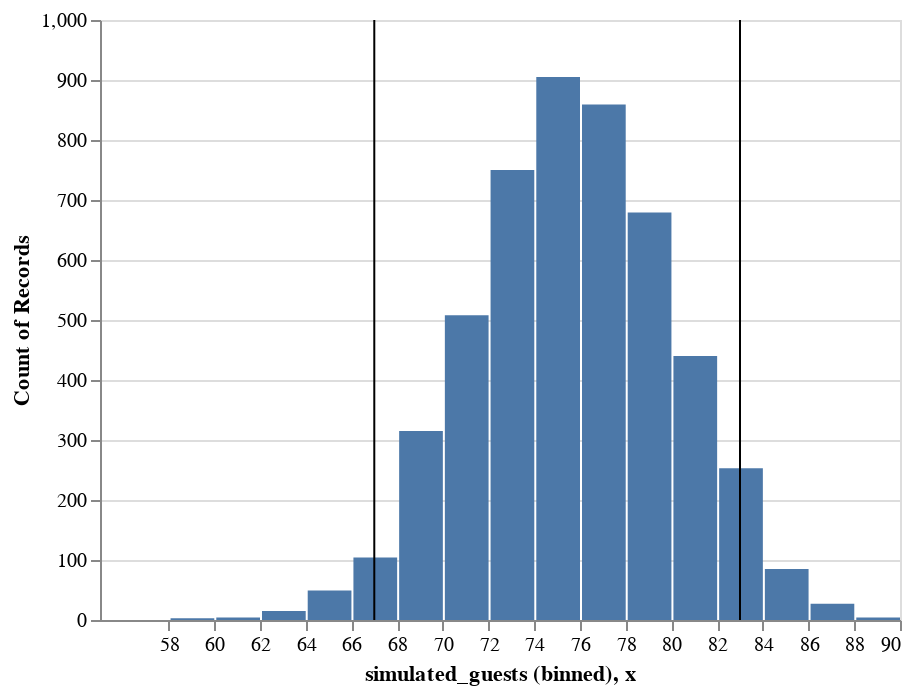

Here is the notebook cell this chart was saved with:
### Code cell
viz_possible_guests(p_sim_df)

### Figure 1 — Vega-Lite specification as saved in the notebook (floating-point values rounded to 4 significant figures; data arrays with more than 128 entries replaced by an {"elided": "..."} marker saying what was removed)
{"config": {"view": {"continuousWidth": 400, "continuousHeight": 300}}, "layer": [{"data": {"name": "data-5dffd1bba1a8c495655fd8c44c6395ea"}, "mark": "bar", "encoding": {"x": {"type": "quantitative", "bin": {"maxbins": 30}, "field": "simulated_guests"}, "y": {"type": "quantitative", "aggregate": "count"}}}, {"data": {"name": "data-c7c2755ebbeb49dfc16b794d876651c8"}, "mark": "rule", "encoding": {"x": {"type": "quantitative", "field": "x"}}}, {"data": {"name": "data-9506501c1f4553bb1bfd5fea8c282edd"}, "mark": "rule", "encoding": {"x": {"type": "quantitative", "field": "x"}}}], "$schema": "https://vega.github.io/schema/vega-lite/v4.8.1.json", "datasets": {"data-5dffd1bba1a8c495655fd8c44c6395ea": {"elided": "5000 records"}, "data-c7c2755ebbeb49dfc16b794d876651c8": [{"x": 67}], "data-9506501c1f4553bb1bfd5fea8c282edd": [{"x": 83}]}}
